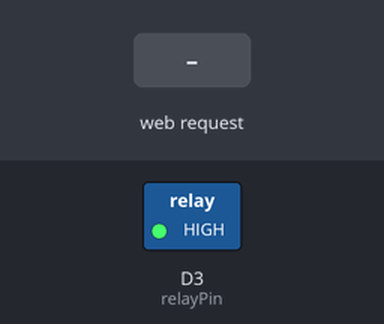
The sketch below on a simulated ESP8266 (NodeMCU). Shown: switched loads named in the sketch (green lamp = pin HIGH). The test bench sets the inputs (shaded band). WiFi joins after 1.5 s; servers stay silent unless stated; what the sketch prints to the serial monitor is not drawn.

Above: at 2.7 s.
2.8 s: HTTP request GET /prender received
At 3.5 s:
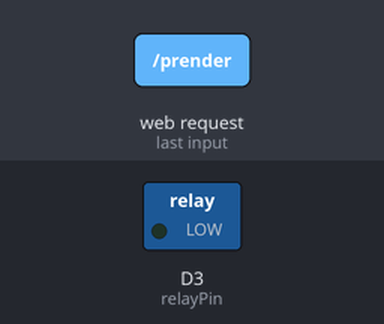
4.3 s: HTTP request GET /apagar received
At 4.7 s:
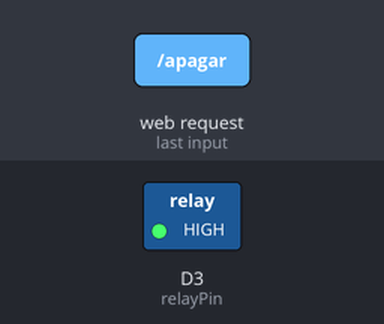
Timing chart, 0 to 7.3 s (numbered marks = the images above; inputs shaded):
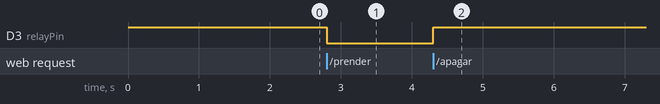

Measured:
- after the input at 2.8 s, D3 (relayPin): HIGH → LOW at once
- after the input at 4.3 s, D3 (relayPin): LOW → HIGH at once

The sketch:

Eliseo.ino
```cpp
#include <ESP8266WiFi.h>

const char* ssid = "WIFI";
const char* password = "pass";

WiFiServer server(80);
const int relayPin = D3;

void setup() {
  Serial.begin(115200);
  pinMode(relayPin, OUTPUT);
  digitalWrite(relayPin, HIGH); // Relé apagado inicialmente

  // Conectar a WiFi
  WiFi.begin(ssid, password);
  while (WiFi.status() != WL_CONNECTED) {
    delay(500);
    Serial.print(".");
  }
  Serial.println("\nConectado a la red WiFi");
  Serial.print("IP Address: ");
  Serial.println(WiFi.localIP());
  server.begin();
}

void loop() {
  WiFiClient client = server.available();
  if (client) {
    String request = client.readStringUntil('\r');
    client.flush();


    if (request.indexOf("/prender") != -1) {
      digitalWrite(relayPin, LOW);  // Enciende el relé
      client.println("HTTP/1.1 200 OK");
      client.println("Content-Type: text/html");
      client.println();
      client.println("Relay encendido");
    }
    else if (request.indexOf("/apagar") != -1) {
      digitalWrite(relayPin, HIGH);   // Apaga el relé
      client.println("HTTP/1.1 200 OK");
      client.println("Content-Type: text/html");
      client.println();
      client.println("Relay apagado");
    } else {
      client.println("HTTP/1.1 404 Not Found");
      client.println("Content-Type: text/html");
      client.println();
      client.println("Comando no encontrado");
    }
    client.stop();
  }
}
```
